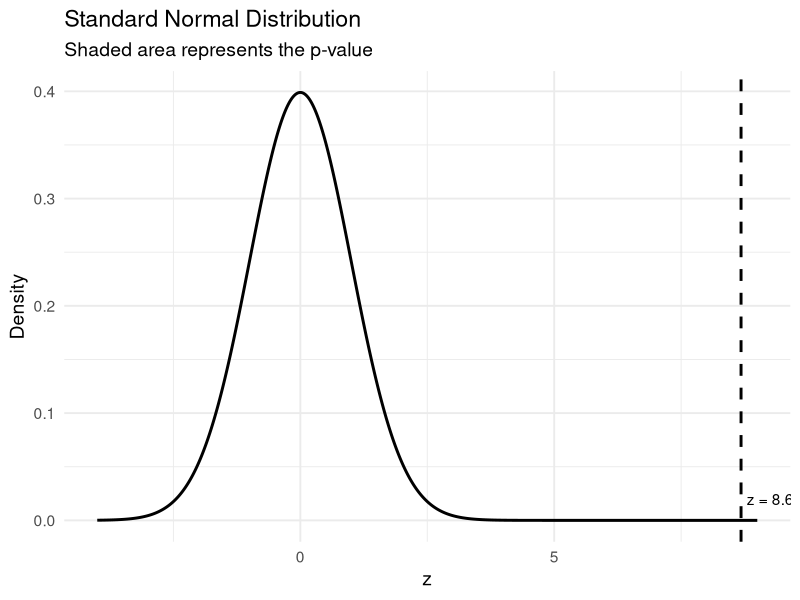

Source code (R):
## ---- chunk 1
#| echo: false
#| message: false
#| warning: false

library(ggplot2)

# z-statistic
z <- 8.68

# Data for standard normal curve
x <- seq(-4, 9, length.out = 2000)
df <- data.frame(
  x = x,
  y = dnorm(x)
)

# Shade right-tail p-value area
shade_df <- subset(df, x >= z)

ggplot(df, aes(x = x, y = y)) +
  geom_line(linewidth = 1) +
  geom_area(
    data = shade_df,
    aes(x = x, y = y),
    alpha = 0.4
  ) +
  geom_vline(
    xintercept = z,
    linetype = "dashed",
    linewidth = 1
  ) +
  annotate(
    "text",
    x = z,
    y = 0.02,
    label = paste0("z = ", z),
    hjust = -0.1
  ) +
  labs(
    title = "Standard Normal Distribution",
    subtitle = "Shaded area represents the p-value",
    x = "z",
    y = "Density"
  ) +
  theme_minimal(base_size = 14)
